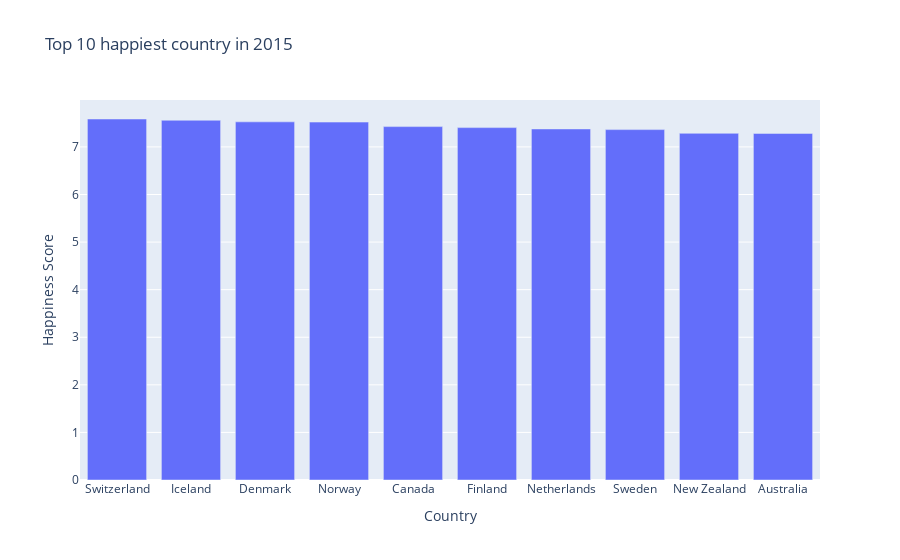

Notebook cell for this chart:
### Code cell
top_10_data_2015  = data_2015.sort_values(by='Happiness Score', ascending=False).head(10)


fig = px.bar(top_10_data_2015, x='Country', y='Happiness Score',color_continuous_scale=px.colors.qualitative.Bold,title='Top 10 happiest country in 2015')


fig.show()

### Figure 1 — Plotly figure (JSON) as saved in the notebook; plotly's stock layout.template omitted (floating-point values rounded to 4 significant figures)
{"data": [{"alignmentgroup": "True", "hovertemplate": "Country=%{x}<br>Happiness Score=%{y}<extra></extra>", "legendgroup": "", "marker": {"color": "#636efa", "pattern": {"shape": ""}}, "name": "", "offsetgroup": "", "orientation": "v", "showlegend": false, "textposition": "auto", "type": "bar", "x": ["Switzerland", "Iceland", "Denmark", "Norway", "Canada", "Finland", "Netherlands", "Sweden", "New Zealand", "Australia"], "xaxis": "x", "y": [7.587, 7.561, 7.527, 7.522, 7.427, 7.406, 7.378, 7.364, 7.286, 7.284], "yaxis": "y"}], "layout": {"barmode": "relative", "legend": {"tracegroupgap": 0}, "title": {"text": "Top 10 happiest country in 2015"}, "xaxis": {"anchor": "y", "domain": [0, 1], "title": {"text": "Country"}}, "yaxis": {"anchor": "x", "domain": [0, 1], "title": {"text": "Happiness Score"}}}}
